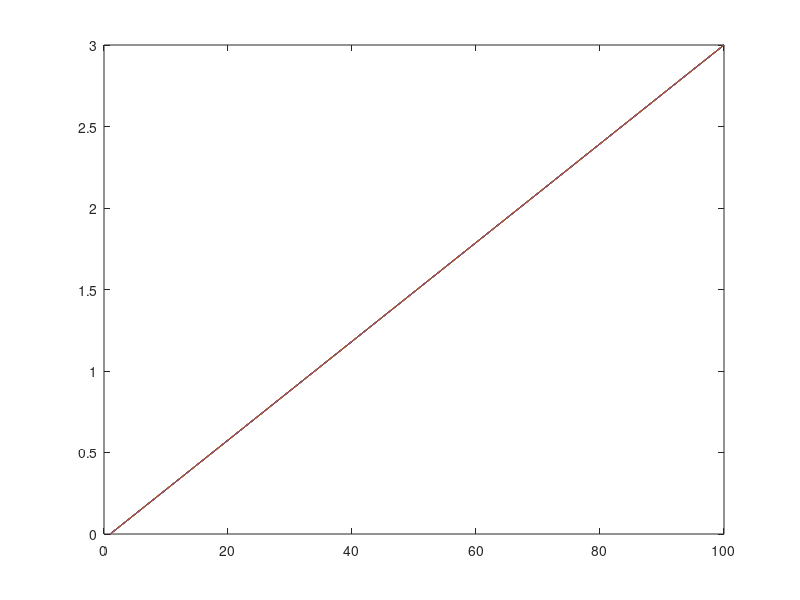

Write the MATLAB code that produced this figure.
x=linspace(0,3);
s=0;
for n=1:5
    t=0.1;
    s=s+s + (40*(2*n-1)^2.*pi^2.-288)*exp(-(2*n-1)^2.*pi.^2.*t^2./6).*sin((2*n-1).*pi.*x./6)./((2*n-1)^3.*pi.^3);
end
plot(x,'r')

hold on
s=0;
for n=1:5
    t=0.2;
    s=s + (40*(2*n-1)^2.*pi^2.-288)*exp(-(2*n-1)^2.*pi.^2.*t^2./6).*sin((2*n-1).*pi.*x./6)./((2*n-1)^3.*pi.^3);
end
plot(x,'k')

s=0;
for n=1:5
    t=0.3;
    s=s + (40*(2*n-1)^2.*pi^2.-288)*exp(-(2*n-1)^2.*pi.^2.*t^2./6).*sin((2*n-1).*pi.*x./6)./((2*n-1)^3.*pi.^3);
end
plot(x,'--b')

s=0;
for n=1:5
    t=0.4;
    s=s + (40*(2*n-1)^2.*pi^2.-288)*exp(-(2*n-1)^2.*pi.^2.*t^2./6).*sin((2*n-1).*pi.*x./6)./((2*n-1)^3.*pi.^3);
end
plot(x)

s=0;
for n=1:5
    t=0.5;
    s=s + (40*(2*n-1)^2.*pi^2.-288)*exp(-(2*n-1)^2.*pi.^2.*t^2./6).*sin((2*n-1).*pi.*x./6)./((2*n-1)^3.*pi.^3);
end
plot(x)